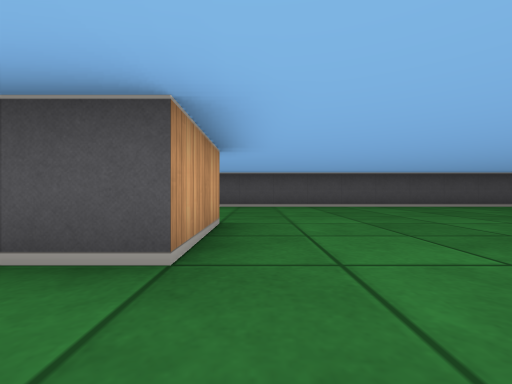
[1] (above)

19 first-person views from a walk through a cub3D level. The camera is about half as high as the walls, looks level and sees 90° across. The floor is counted in squares. Each view is taken from the middle of a square. On the plan, view 1 faces up. The plan holds only what a view shows up to about 9 squares ahead; the rest is blank.

[2]
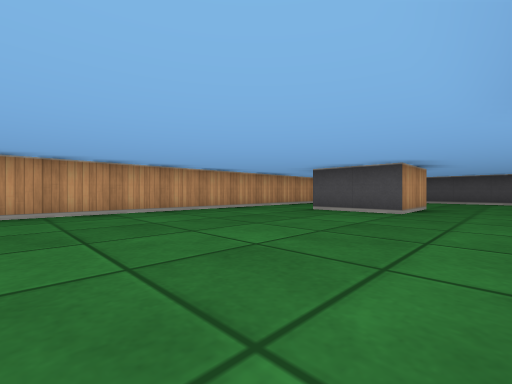

[3]
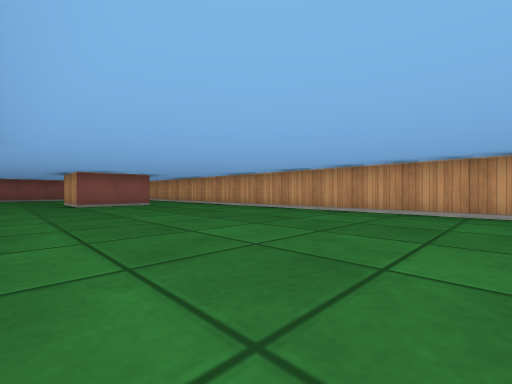

[4]
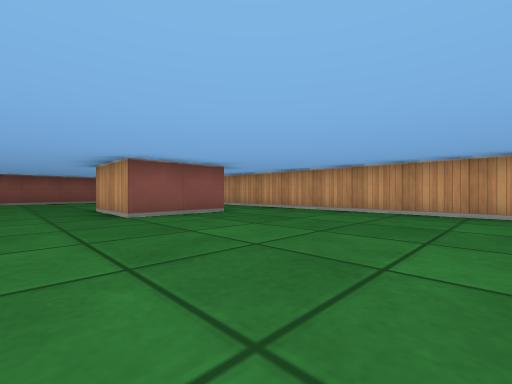

[5]
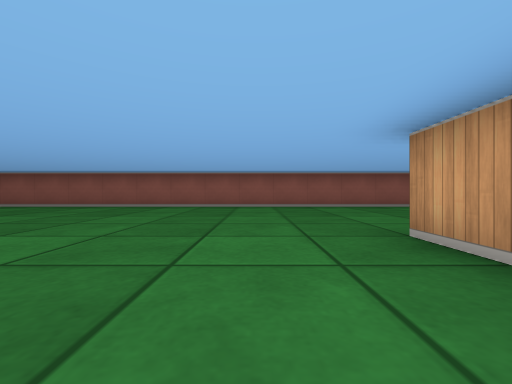

[6]
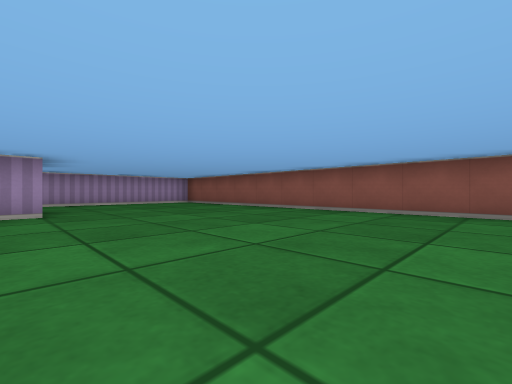

[7]
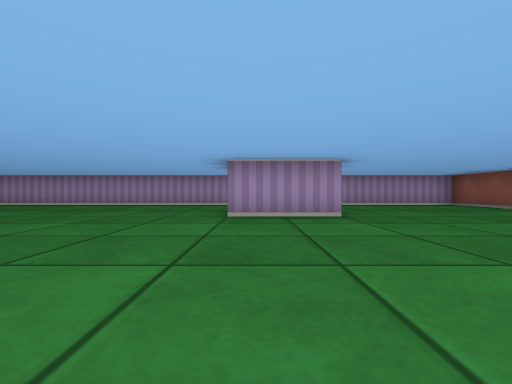

[8]
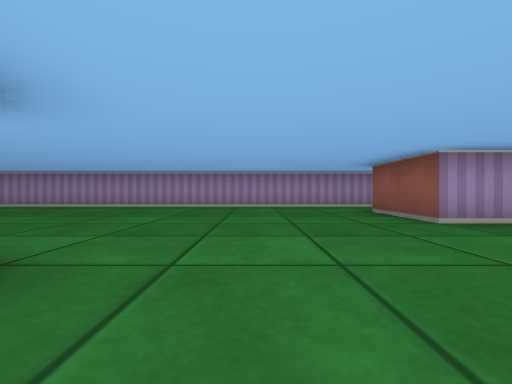

[9]
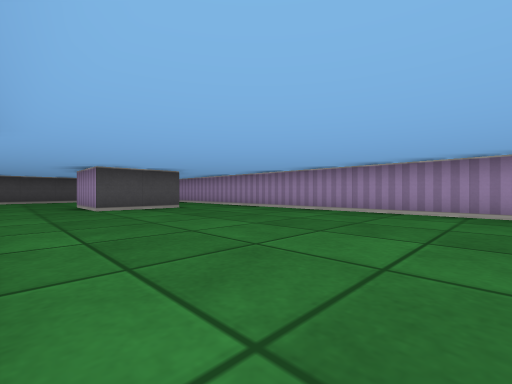

[10]
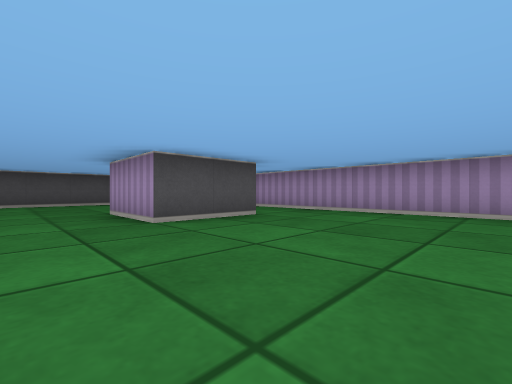

[11]
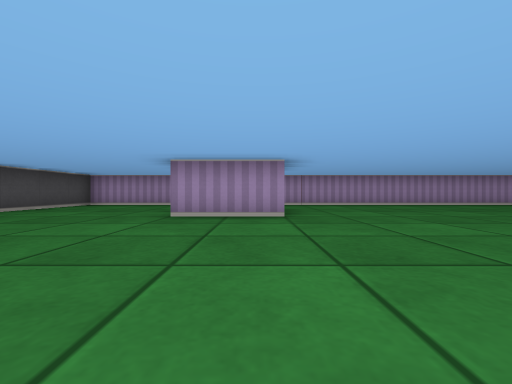

[12]
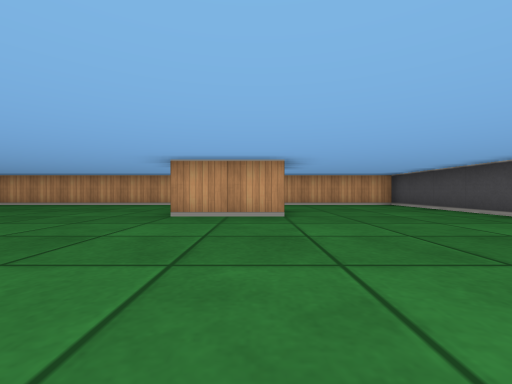

[13]
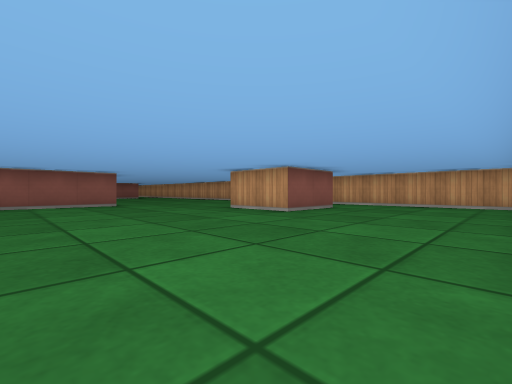

[14]
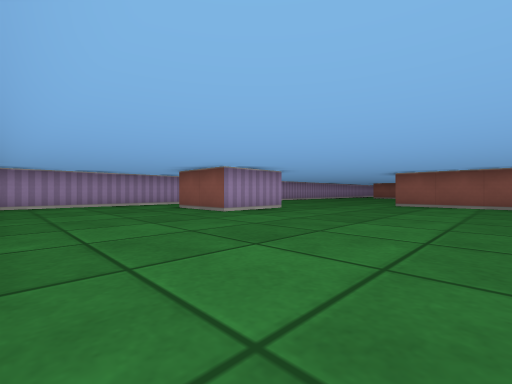

[15]
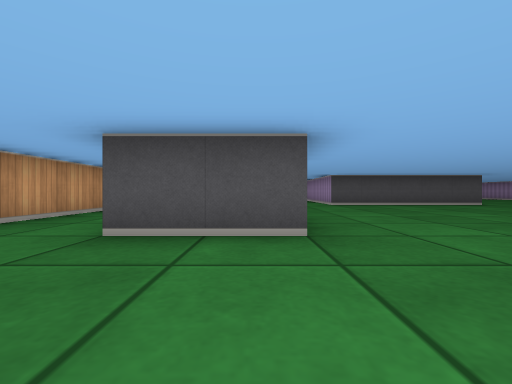

[16]
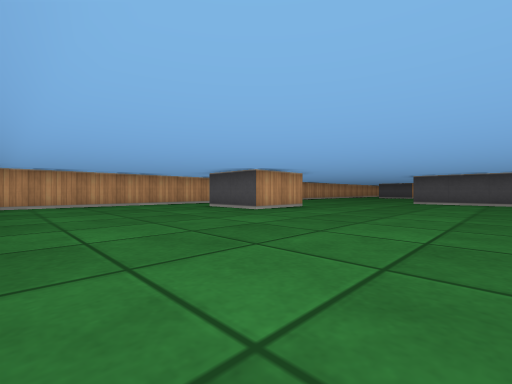

[17]
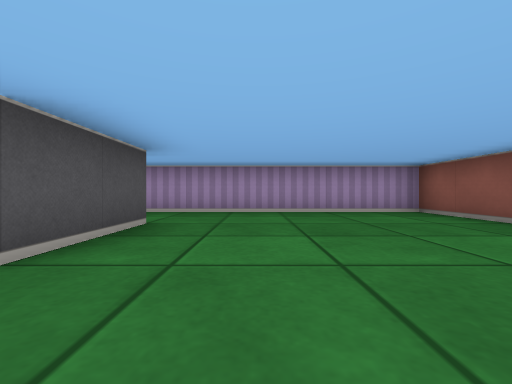

[18]
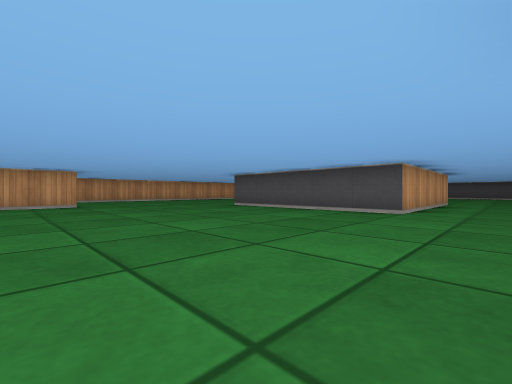

[19]
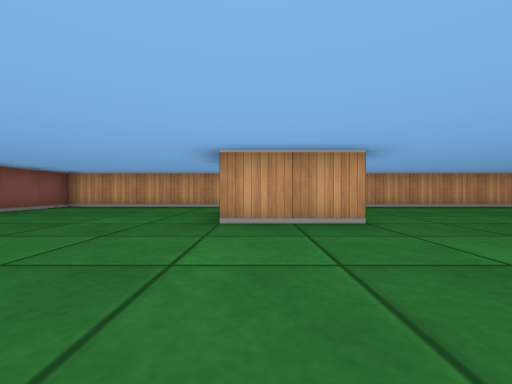

### Floor plan
Points are (right, up) in squares from view 1. A wall is a line through its corners. A room is listed if a view was taken in it or the views show most of it. See-through windows are left out.
Room 1 (views 1, 2, 3, 4, 5, 6, 7, 8, 9, 10, 11, 12, 13, 14, 15, 16, 17, 18, 19)
walls: (1.4, -1.5) (6.5, -1.5) (6.5, -6.5) (1.5, -6.5) (1.5, -6); (-2.6, -10.5) (-0.5, -10.5) (-0.5, -12.5) (-2.5, -12.5); (10.5, -12.5) (8.5, -12.5) (8.5, -10.5) (10.5, -10.5); (10.6, 1.5) (8.5, 1.5) (8.5, 3.5) (10.5, 3.5); (-2.5, 3.5) (-0.5, 3.5) (-0.5, 1.5) (-2.5, 1.5); (-4.5, -17.5) (12.5, -17.5) (12.5, 7.5) (-4.5, 7.5) (-4.5, -17.5)

Positions as (right, up) in squares from view 1, and headings:
1: (0, 0), facing up
2: (1, -4), facing up-left
3: (1, -2), facing down-left
4: (1, -6), facing down-left
5: (1, -10), facing down
6: (3, -12), facing down-right
7: (4, -11), facing right
8: (5, -8), facing right
9: (7, -5), facing up-right
10: (7, -2), facing up-right
11: (4, 2), facing right
12: (4, 3), facing left
13: (4, 7), facing down-left
14: (4, 7), facing down-right
15: (-1, -15), facing up
16: (4, -17), facing up-left
17: (7, -14), facing right
18: (8, -12), facing up-left
19: (3, -12), facing left
